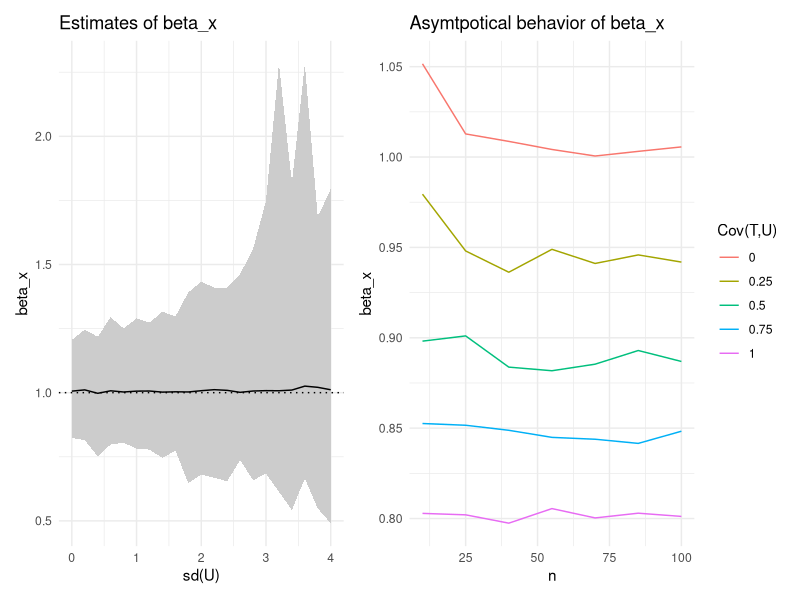
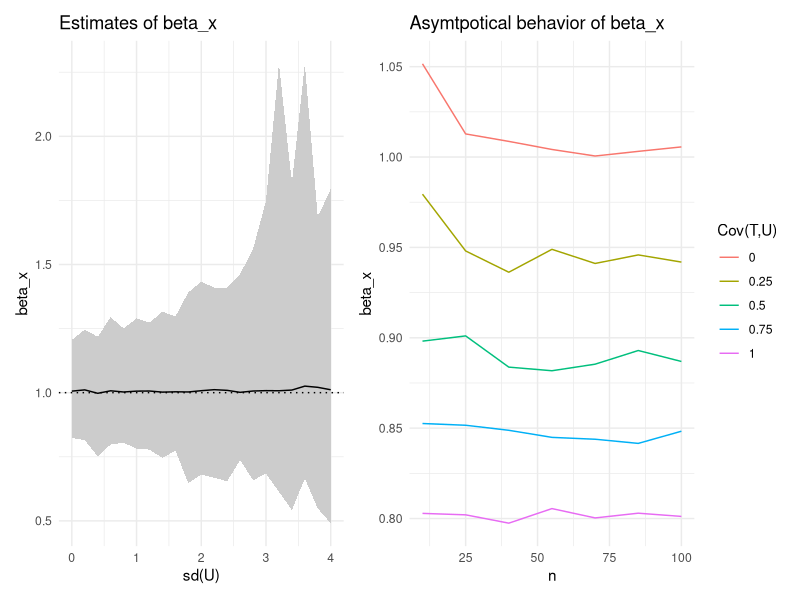

These charts were generated, in order, by the following R code:
library(tidyverse)
library(AER)
library(mvtnorm)


# Part 0: data simulation and IV example ----------------------------------

  ## Data simulation

set.seed(123)

n = 100
varX = 2
varU = 0.75
varZ = 1
x = as.matrix(rnorm(n, 3, varX), ncol=1) # Unobservable variable
z = as.matrix(rnorm(n, 5, varZ), ncol=1) # Measurable variable (without any error)
u = as.matrix(rnorm(n, 0, varU), ncol=1) # Measurement error
w = x+u                                  # Variable measuring X (with error)

b0 = 2
bx = 1
bz = 3
y = b0 + bx*x[1:n,1] + bz*z[1:n,1] + rnorm(n,0,1)
dat = data.frame(y=y, w=w, z=z)

modwz = lm(y~w+z, data = dat)
modxz = lm(y~x+z, data = dat)
round(summary(modwz)$coefficients,4)
round(summary(modxz)$coefficients,4)

  ## Simple example

u1 = as.matrix(rnorm(n, 0, 1), ncol=1)
iv = x + u1

cor(iv, u)
cor(iv, u1)
cor(iv, x)
lm(iv ~ x + u)

cov(iv, y)/cov(iv, x)

dat = data.frame (dat, iv=iv)
modivreg = ivreg(y~w+z|iv+z, data = dat)
round(summary(modivreg)$coefficients,4)


# Unstability of estimate if instrument is weak ---------------------------

IV.function <- function(n, sd.x, sd.u1, sd.u2, sd.z, b0, b.x, b.z, bias.iv, cov.u) {
  u.sigma <- diag(c(sd.u1^2, sd.u2^2), ncol = 2, nrow = 2)
  u.sigma[1,2] = u.sigma[2,1] = cov.u
  
  x <- rnorm(n, 3, sd.x)
  z <- rnorm(n, 5, sd.z)
  eps <- rnorm(n, 0, 1)
  u <- rmvnorm(n, c(0,0), u.sigma)
  
  y <- b0 + b.x*x + b.z*z + eps
  
  w <- x + u[,1]
  t <- bias.iv + x + u[,2]
  
  data <- data.frame(y = y, w = w, z = z, t = t)
  
  ivreg <- ivreg(y~w+z|t+z, data = data)
  
  return(ivreg)
}

n_sim <- 1:500
u.sd <- seq(0,4, by = 0.2)

sim <- expand.grid(n = n_sim, u.sd = u.sd)

set.seed(123)
sim.list <- lapply(1:nrow(sim), function(i) IV.function(n = 100, sd.x = 2, sd.u1 = 1, sd.u2 = sim$u.sd[i], sd.z = 1, 
                                                     b0 = 2, b.x = 1, b.z = 3, bias.iv = 1, cov.u = 0))

# sim$beta.0 <- sapply(sim.list, function(x) coef(x)[[1]])
# sim$beta.0.sd <- sapply(sim.list, function(x) summary(x)$coefficients[1,2])
sim$beta.w <- sapply(sim.list, function(x) coef(x)[[2]])
# sim$beta.w.sd <- sapply(sim.list, function(x) summary(x)$coefficients[2,2])
# sim$beta.z <- sapply(sim.list, function(x) coef(x)[[3]])
# sim$beta.z.sd <- sapply(sim.list, function(x) summary(x)$coefficients[3,2])

  ## Plotting

betaw <- sim %>% 
  group_by(u.sd) %>% 
  summarise(bw.mean = mean(beta.w),
            bw.min = min(beta.w),
            bw.max = max(beta.w)) %>% 
  ggplot() +
  geom_ribbon(aes(x = u.sd, ymin = bw.min, ymax = bw.max), fill = "grey80") + 
  geom_line(aes(x = u.sd, y = bw.mean)) +
  xlab("sd(U)") + ylab("beta_x") + ggtitle("Estimates of beta_x") +
  geom_hline(yintercept = 1, linetype = "dotted") + theme_minimal()

# betaw.sd <- sim %>% 
#   group_by(u.sd) %>% 
#   summarise(bw.sd.mean = mean(beta.w.sd),
#             bw.sd.min = min(beta.w.sd),
#             bw.sd.max = max(beta.w.sd)) %>% 
#   ggplot() +
#   geom_ribbon(aes(x = u.sd, ymin = bw.sd.min, ymax = bw.sd.max), fill = "grey80") + 
#   geom_line(aes(x = u.sd, y = bw.sd.mean)) + 
#   theme_minimal()


# Consistency of IV when indep is violated --------------------------------


n.vec <- seq(10, 100, by = 15)
u.cov <- seq(0, 1, by = 0.25)

sim2 <- expand.grid(n.sim = n_sim, u.cov = u.cov, n = n.vec)

set.seed(123)
sim2.list <- lapply(1:nrow(sim2), function(i) IV.function(n = sim2$n[i], sd.x = 2, sd.u1 = 1, sd.u2 = 1, sd.z = 1, 
                                                         b0 = 2, b.x = 1, b.z = 3, bias.iv = 1, cov.u = sim2$u.cov[i]))


sim2$beta.w <- sapply(sim2.list, function(x) coef(x)[[2]])
# sim2$beta.w.sd <- sapply(sim2.list, function(x) summary(x)$coefficients[2,2])

  ## Plotting

betaw2 <- sim2 %>% 
  group_by(n, u.cov) %>% 
  summarise(betaw2.mean = mean(beta.w)) %>% 
  ggplot() + 
  geom_line(aes(x = n, y = betaw2.mean, color = as.factor(u.cov))) + 
  xlab("n") + ylab("beta_x") + ggtitle("Asymtpotical behavior of beta_x") + 
  guides(colour=guide_legend(title="Cov(T,U)")) + 
  theme_minimal()

library(patchwork)
betaw|betaw2
ggsave("IV_results.pdf", betaw | betaw2, height = 4, width = 8)
